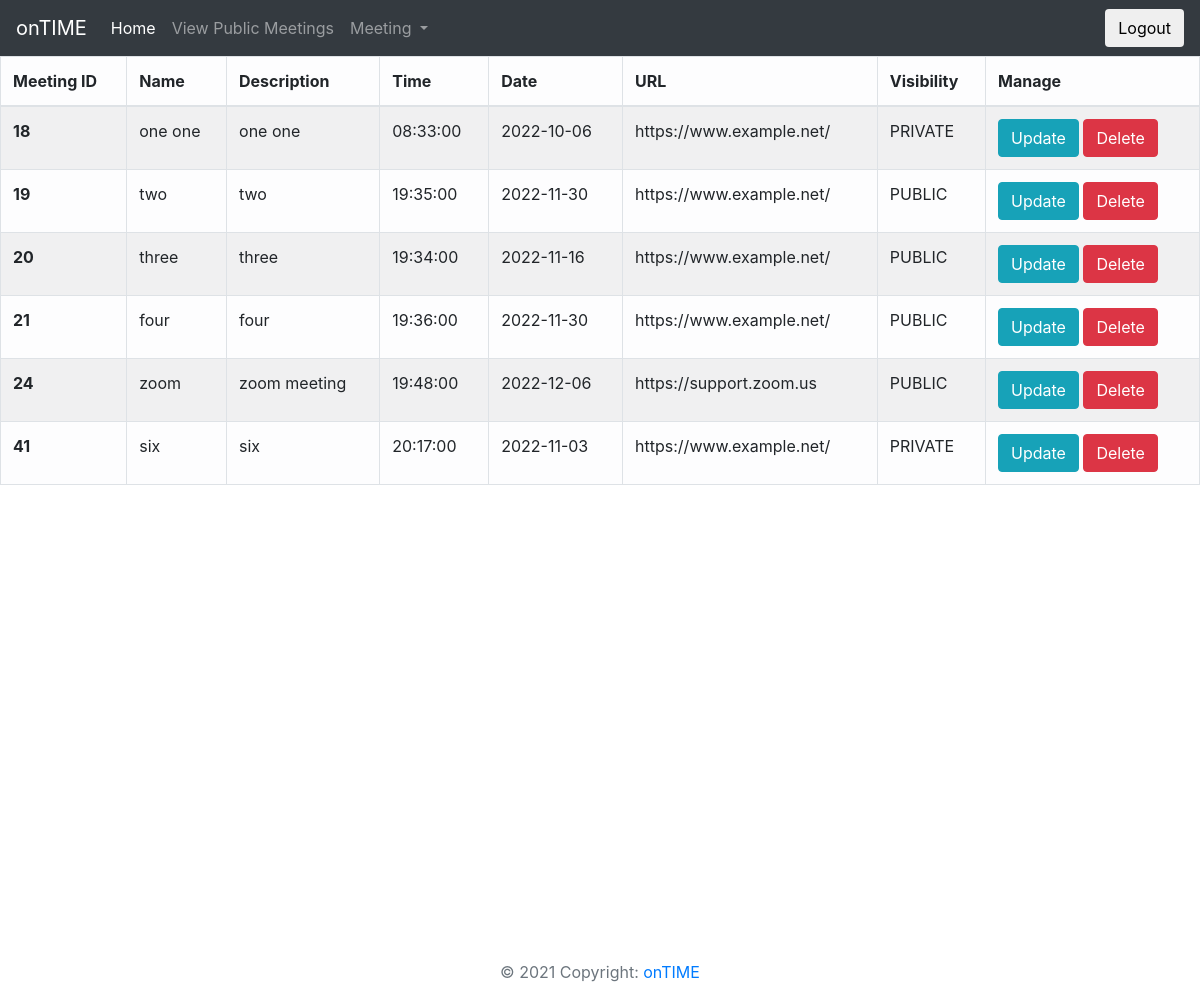
Page /view-meetings (signed in) on the committed database.
### tables this page shows
CREATE TABLE IF NOT EXISTS `meetings` (
  `meeting_id` int(11) NOT NULL AUTO_INCREMENT,
  `meeting_user_email` varchar(50) NOT NULL,
  `meeting_name` varchar(30) NOT NULL,
  `meeting_description` varchar(30) NOT NULL,
  `meeting_time` time NOT NULL,
  `meeting_date` date NOT NULL,
  `meeting_vis` varchar(20) NOT NULL,
  `meeting_url` varchar(50) NOT NULL,
  PRIMARY KEY (`meeting_id`),
  KEY `meeting_user_email` (`meeting_user_email`)
);

### classes/view-meetings-controller.php (called while the page is built, shortened)
<?php
class ViewMeetingsController extends ViewMeetings
{
    private $email;
    public function __construct($email = false)
    {
        $this->email = $email;
    }
    public function getUserMeetings()
    {
        return $this->getMeetings($this->email);
    }
}

### database/db-connection-class.php (called while the page is built)
<?php
class Dbc
{
    protected function connect()
    {
        try {
            $host = 'localhost';
            $db = 'ontime';
            $user = 'root';
            $password = '';
            $dsn = "mysql:host=$host;dbname=$db;charset=UTF8";
            $db = new PDO($dsn, $user, $password);
            return $db;
        } catch (PDOException $e) {
            print "Error -> " . $e->getMessage() . "<br/>";
            die();
        }
    }
}

### classes/view-meetings-class.php (called while the page is built, shortened)
<?php
class ViewMeetings extends Dbc
{
    protected function getMeetings($email = false)
    {
        $statement = $this->connect()->prepare("SELECT * FROM meetings WHERE meeting_user_email = ?;");
        $statement->bindParam(1, $email, PDO::PARAM_STR);
        if (!$statement->execute()) {
            $statement = null;
            header("location : ../index.php?error=queryfailed");
            exit();
        } else {
            return $statement->fetchAll(PDO::FETCH_ASSOC);
        }
    }
}

### includes/view-meetings-inc.php (the view)
<?php
include "./database/db-connection-class.php";
include './classes/view-meetings-class.php';
include './classes/view-meetings-controller.php';
$email = $_SESSION['user']['email'];
$getmeetings = new ViewMeetingsController($email);
$rows = $getmeetings->getUserMeetings();
echo '
<table class="table table-light table table-bordered table table-striped table-hover ">
<thead>
    <tr>
        <th scope="col">Meeting ID</th>
        <th scope="col">Name</th>
        <th scope="col">Description</th>
        <th scope="col">Time</th>
        <th scope="col">Date</th>
        <th scope="col">URL</th>
        <th scope="col">Visibility</th>
        <th scope="col">Manage</th>
    </tr>
</thead>
<tbody>';
foreach ($rows as $row) {
    echo "
    <tr>
    <th scope='row'>{$row['meeting_id']}</th>
    <td> {$row['meeting_name']}</td>
    <td> {$row['meeting_description']}</td>
    <td> {$row['meeting_time']}</td>
    <td> {$row['meeting_date']}</td>
    <td> {$row['meeting_url']}</td>
    <td> {$row['meeting_vis']}</td>
    <td>
    <a class='btn btn-info'   href='edit-meeting?id={$row['meeting_id']}'> Update </a>
    <a class='btn btn-danger' href='delete-meeting?id={$row['meeting_id']}' > Delete </a>
    </td>
    </tr>
    ";
}
echo
'
</tbody>
</table>';

### rows in the picture
meetings: meeting_id "18", meeting_name "one one", meeting_description "one one", meeting_time "08:33:00", meeting_date "2022-10-06", meeting_url "https://www.example.net/", meeting_vis "PRIVATE"
meetings: meeting_id "19", meeting_name "two", meeting_description "two", meeting_time "19:35:00", meeting_date "2022-11-30", meeting_url "https://www.example.net/", meeting_vis "PUBLIC"
meetings: meeting_id "20", meeting_name "three", meeting_description "three", meeting_time "19:34:00", meeting_date "2022-11-16", meeting_url "https://www.example.net/", meeting_vis "PUBLIC"
meetings: meeting_id "21", meeting_name "four", meeting_description "four", meeting_time "19:36:00", meeting_date "2022-11-30", meeting_url "https://www.example.net/", meeting_vis "PUBLIC"
meetings: meeting_id "24", meeting_name "zoom", meeting_description "zoom meeting", meeting_time "19:48:00", meeting_date "2022-12-06", meeting_url "https://support.zoom.us", meeting_vis "PUBLIC"
meetings: meeting_id "41", meeting_name "six", meeting_description "six", meeting_time "20:17:00", meeting_date "2022-11-03", meeting_url "https://www.example.net/", meeting_vis "PRIVATE"
